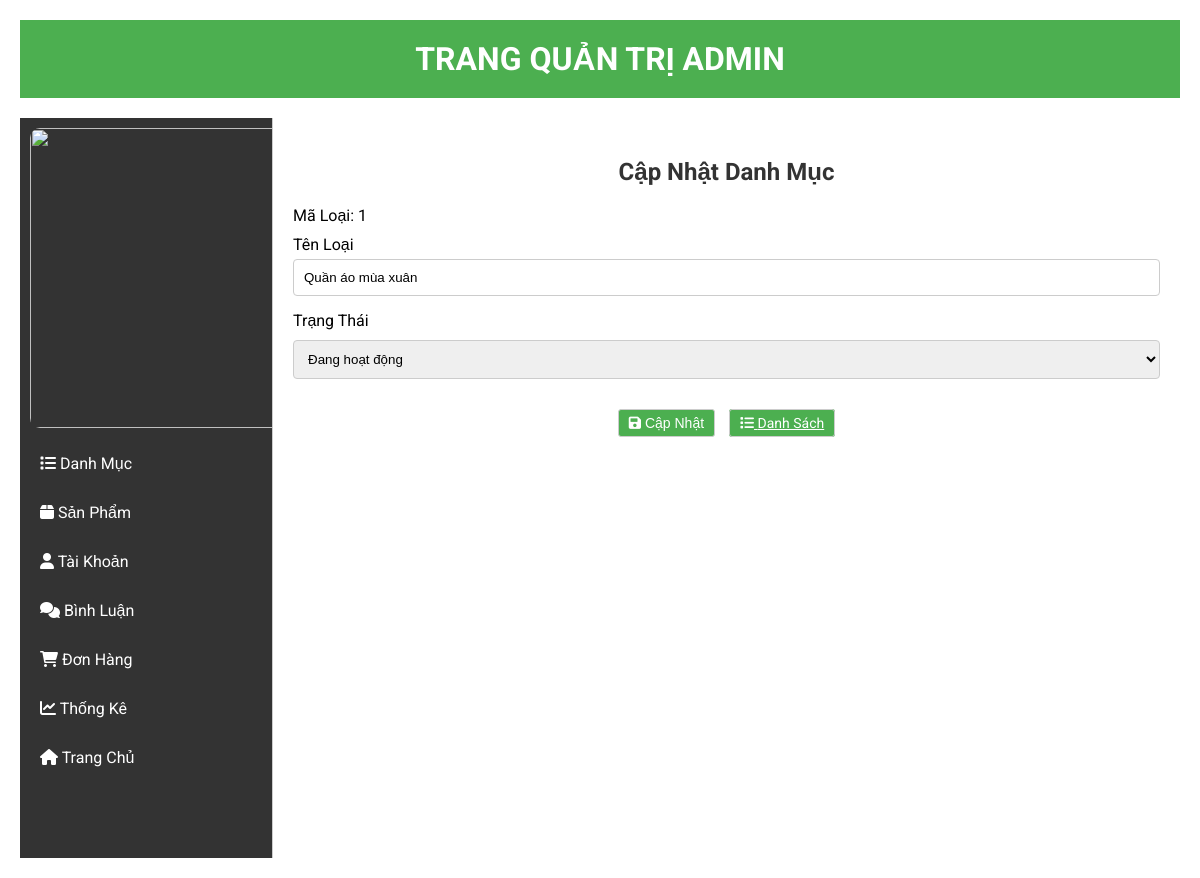
Page /admin/index.php?act=suadm&id=1 on the committed database.
### tables this page shows
CREATE TABLE `danhmuc` (
  `id_dm` int(10) NOT NULL AUTO_INCREMENT,
  `ten_dm` varchar(50) NOT NULL,
  `trangthai` varchar(50) NOT NULL DEFAULT '0',
  PRIMARY KEY (`id_dm`)
);

### model/pdo.php (called while the page is built, shortened)
<?php
function pdo_get_connection() {
    $dburl = "mysql:host=localhost;dbname=duanmot;charset=utf8";
    $username = 'root';
    $password = '';
    try {
        $conn = new PDO($dburl, $username, $password);
        $conn->setAttribute(PDO::ATTR_ERRMODE, PDO::ERRMODE_EXCEPTION);
        return $conn;
    } catch (PDOException $e) {
        die("Connection failed: " . $e->getMessage());
    }
}
function pdo_query_one($sql, $sql_args = array()) {
    $conn = pdo_get_connection();
    $stmt = $conn->prepare($sql);
    $stmt->execute($sql_args);
    $row = $stmt->fetch(PDO::FETCH_ASSOC);
    return $row;
}
?>

### model/danhmuc.php (called while the page is built, shortened)
<?php
function loadone_danhmuc($id)
{
    $sql = "SELECT * FROM danhmuc WHERE id_dm = :id";
    $dm = pdo_query_one($sql, array(':id' => $id));
    return $dm;
}

### admin/danhmuc/update.php (the view, shortened to what this page needs)
<div class="row box">
    <?php include 'boxtrai.php'; ?>
    <div class="boxphai">
        <div class="tieudeb">
            <h2>Cập Nhật Danh Mục</h2>
        </div>
        <div class="bang">
            <form name="myForm" action="index.php?act=suadm" method="post">
                <div class="maloai">
                    Mã Loại: <?php echo $danhmuc['id_dm']; ?>
                </div>
                <div class="maloai">
                    Tên Loại<br>
                    <input type="text" name="tenloai" class="tenloai" value="<?php echo $danhmuc['ten_dm']; ?>">
                </div>
                <div class="maloai">
                    Trạng Thái<br>
                    <select name="trangthai">
                        <option value="0" <?php if ($danhmuc['trangthai'] == '0') echo 'selected'; ?>>Đang hoạt động</option>
                    </select>
                </div>
                <div class="nut">
                    <button type="submit" name="capnhat" class="small-button">
                        <i class="fas fa-save"></i> Cập Nhật
                    </button>
                    <a href="index.php?act=listdm" class="small-button">
                        <i class="fas fa-list"></i> Danh Sách
                    </a>
                </div>
            </form>
        </div>
    </div>
</div>

### css/admin.css (style rules this page uses)
body { font-family: "Roboto", sans-serif; margin: 0; padding: 0; background-color: #f4f4f4; }
.box { display: flex; flex-direction: row; margin-top: 20px; }
.boxphai { width: 80%; padding: 20px; background-color: #fff; border-left: 1px solid #ccc; }
.tieudeb h2 { text-align: center; color: #333; }
.bang, .bangl { margin: auto; }
.bang input { padding: 10px; margin: 10px 0; border: 1px solid #ccc; border-radius: 4px; }
.bang textarea, .bang select { width: 100%; padding: 10px; margin: 10px 0; border: 1px solid #ccc; border-radius: 4px; }
.nut { text-align: center; }
.maloai { width: 100%; margin-bottom: 10px; align-items: center; }
.maloai input[type="text"], .maloai input[type="number"], .maloai textarea, .maloai input[type="file"] { flex: 2; padding: 10px; border: 1px solid #ccc; border-radius: 4px; box-sizing: border-box; width: 100%; }
.maloai input.tenloai { width: 100%; padding: 10px; margin: 5px 0; box-sizing: border-box; border: 1px solid #ccc; border-radius: 4px; }
.small-button { width: auto; padding: 5px 10px; margin: 10px 5px; font-size: 14px; border: 1px solid #ccc; border-radius: 3px; background-color: #4caf50; color: white; cursor: pointer; transition: background-color 0.3s; }

### rows in the picture
danhmuc: id_dm "1", tenloai "Quần áo mùa xuân", trangthai "Đang hoạt động"
